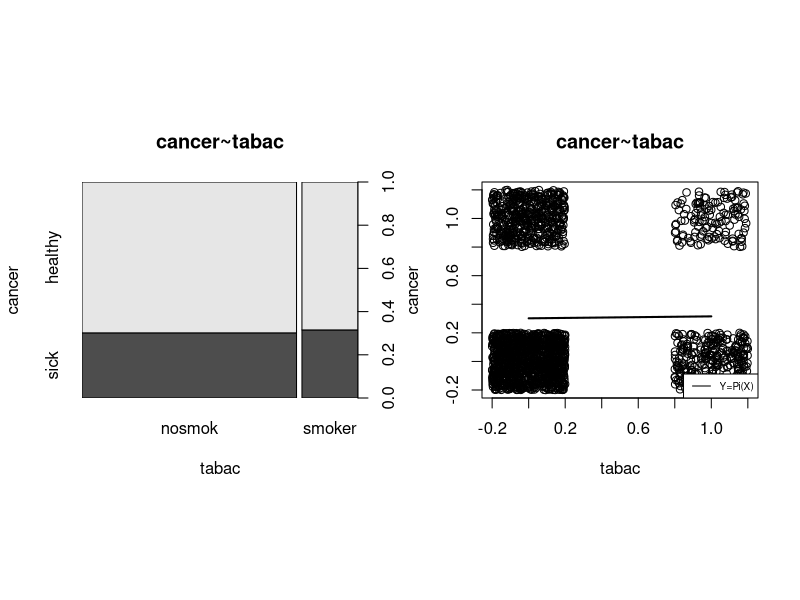

Generate this figure with R:
## ---- chunk 1
# tabac = matrix(c(1128, 289, 487, 133), 2)
# tabac = matrix(c( 272,  76,  88,  47), 2)
# tabac = matrix(c( 856, 213, 399,  86), 2)
childhood_cancer = data.frame(do.call( rbind, list(
  matrix(rep(c("healthy", "nosmok", "drinker"), 272), byrow=TRUE, ncol=3),
  matrix(rep(c("healthy", "smoker", "drinker"),  76), byrow=TRUE, ncol=3),
  matrix(rep(c("sick"   , "nosmok", "drinker"),  88), byrow=TRUE, ncol=3),
  matrix(rep(c("sick"   , "smoker", "drinker"),  47), byrow=TRUE, ncol=3),
  matrix(rep(c("healthy", "nosmok", "nodrink"), 856), byrow=TRUE, ncol=3),
  matrix(rep(c("healthy", "smoker", "nodrink"), 213), byrow=TRUE, ncol=3),
  matrix(rep(c("sick"   , "nosmok", "nodrink"), 399), byrow=TRUE, ncol=3),
  matrix(rep(c("sick"   , "smoker", "nodrink"),  86), byrow=TRUE, ncol=3)
)))
set.seed(1)
childhood_cancer = childhood_cancer[sample(1:nrow(childhood_cancer)),]
colnames(childhood_cancer) = c("cancer", "tabac", "alcool")
rownames(childhood_cancer) = NULL

childhood_cancer$cancer = factor(childhood_cancer$cancer)
childhood_cancer$tabac = factor(childhood_cancer$tabac)
childhood_cancer$alcool = factor(childhood_cancer$alcool)
d = childhood_cancer
## ---- chunk 2
head(d)
dim(d)
## ---- chunk 3
table(d$tabac, d$cancer)
## ---- chunk 4
layout(matrix(1:2, 1), respect=TRUE)
plot(d$tabac, d$cancer, main="cancer~tabac", xlab="tabac", ylab="cancer")
plot(jitter(as.numeric(d$tabac))-1, jitter(as.numeric(d$cancer))-1, main="cancer~tabac", xlab="tabac", ylab="cancer")
# \mathbb{P}(Y=1|X) = logitinv(a + b.x)
m = glm(d$cancer~d$tabac, family = binomial(logit))
m$coefficients
logitinv = function(x) 1/(1 + exp(-x))
x = seq(0, 1, length.out=30)
lines(x, logitinv(m$coefficients[[1]] + m$coefficients[[2]]*x), col=1, lwd=2)
legend("bottomright", "Y=Pi(X)", col=1, lty=1, cex=0.6)
## ---- chunk 5
a=1128; b=487; c=289; d=133
# a=272; b=88; c=76; d=47

# tableau initial
a
b
c
d

# pop totale
tot = (a+b+c+d)

# effectifs marginaux
(a+c)
(b+d)
(a+b)
(c+d)

# proportions marginales
(a+c) / tot
(b+d) / tot
(a+b) / tot
(c+d) / tot

# effectifs théoriques
a_th = tot * ((a+c) / tot) * ((a+b) / tot)
b_th = tot * ((b+d) / tot) * ((a+b) / tot)
c_th = tot * ((a+c) / tot) * ((c+d) / tot)
d_th = tot * ((b+d) / tot) * ((c+d) / tot)

a_th
b_th
c_th
d_th

# stat du chi2
t = (a_th - a)^2 / a_th +
(b_th - b)^2 / b_th +
(c_th - c)^2 / c_th +
(d_th - d)^2 / d_th 
t

1-pchisq(t,1)
pchisq(t,1, lower.tail=FALSE)

chisq.test(matrix(c(a,b,c,d),2,2, byrow=TRUE), correct=FALSE)
## ---- chunk 6
d = childhood_cancer
d2 = d[d$alcool%in%"drinker",]
table(d2$tabac, d2$cancer)
## ---- chunk 7
a=1128; b=487; c=289; d=133
# a=272; b=88; c=76; d=47

# M1
p = (b+d) / (a+c+b+d)  
p
l1 = p^(b+d) *  (1-p)^(a+c)
l1
# log(a*b) = log(a) + log(b)
# log(a^2) = log(a*a) = log(a) + log(a) = 2*log(a)
ll1 = (b+d) * log(p) + (a+c) * log(1-p)
ll1 
log(l1)
  
# M2
p_nos = b / (a + b)
p_nos
p_smo = d / (c + d)
p_smo
l2 = p_smo^d * (1-p_smo)^c * p_nos^b * (1-p_nos)^a
l2
ll2 = d*log(p_smo) + c*log(1-p_smo) + b*log(p_nos) + a*log(1- p_nos) 
ll2
log(l2)

# Test
T = -2 * (ll1 - ll2)
T

# pval
pchisq(T,1, lower.tail=FALSE)
## ---- chunk 8
d = childhood_cancer
d2 = d[d$alcool%in%"drinker",]

# Autre maniére de faire le test de rapport de vraisemblance
m1 = glm(d$cancer~1, family = binomial(logit))
m2 = glm(d$cancer~d$tabac, family = binomial(logit))
anova(m1, m2, test="Chisq")

# Ecriture des modèles avec la fonction glm
m = glm(d$cancer~d$tabac, family = binomial(logit))
summary(m)

m1 = glm(d2$cancer~1, family = binomial(logit))
m2 = glm(d2$cancer~d2$tabac, family = binomial(logit))
anova(m1, m2, test="Chisq")

m = glm(d2$cancer~d2$tabac, family = binomial(logit))
summary(m)

m = glm(d$cancer~d$tabac + d$alcool, family = binomial(logit))
summary(m)

m = glm(d$cancer~d$tabac * d$alcool, family = binomial(logit))
summary(m)
